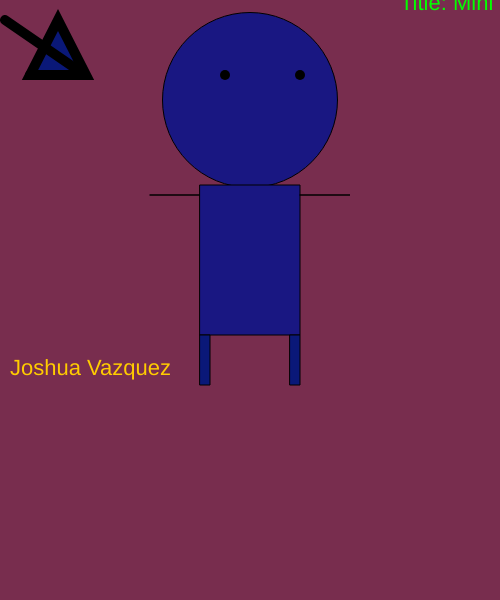
Frame 1 (no input)
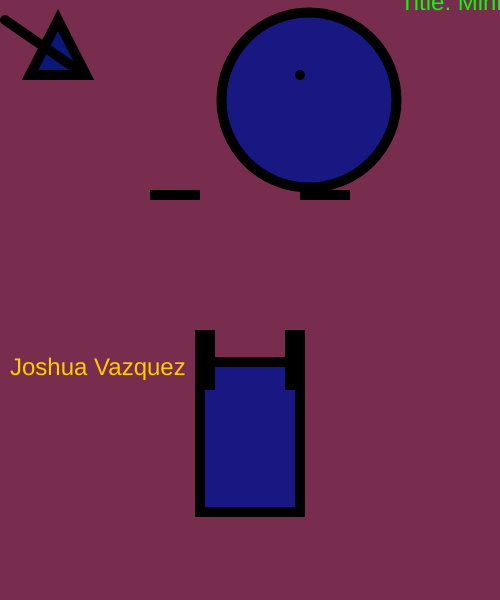
Frame 60 (no input)
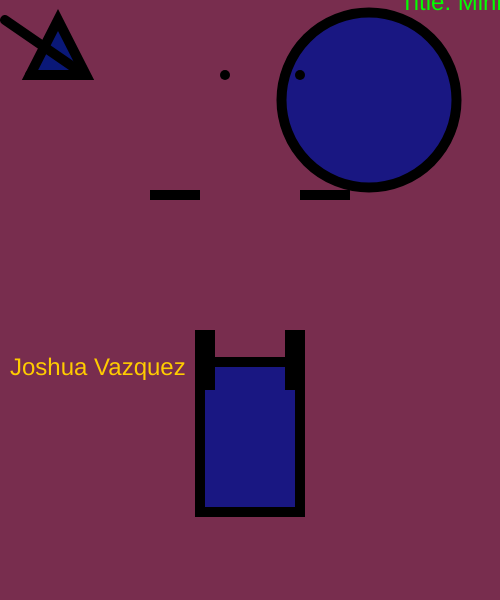
Frame 120 (the mouse pressed at the canvas centre since frame 60)

The p5.js sketch that drew these frames (run headless with seeded random() and noise() and a simulated clock; from frame 60 on, the mouse is pressed at the canvas centre):

// p5.js sketch
// ── sketch.js

var headX = 250;
var headY = 100;
var headDirection = 1;

var bodyX = 200;
var bodyY = 185;
var bodyDirection = 3;

var size = 22;
var count = 0;
var sizeDirection = 2;
function setup()
            {
                createCanvas(500,600)
            }

            function draw()
            {
                background(120,45,78);
                fill(255, 204, 0);
              //head
               fill(25, 23, 130);
                circle (headX,headY,175);
              headX+=headDirection;
              if(headX >= 418 || headX <= 82)
                {
                  headDirection *= -1;
                }
                
              //body
                rect(200,bodyY,100,150);
                bodyY += bodyDirection;
                if(bodyY <= 0 || bodyY >= 450)
                  {
                    bodyDirection *= -1;
                  }
              // Arms
              fill(10, 24, 120);
              rect(300,195,50,0);
              rect(150,195,50,0);
              // legs
              rect(200,335,10,50);
              rect(290,335,10,50);
              
              strokeWeight(10)
              point(225,75);
              point(300,75,75,);
              //arrow
              triangle(30, 75, 58, 20, 86, 75);
              line(5, 20, 85, 75);
              point(30, 75);
               fill(255, 204, 0);
               textSize(size);
              size+= sizeDirection
              count++;
              if(count > 5)
                {
                  sizeDirection *=-1;
                  count=0
                }
              text('Joshua Vazquez', 10, 375);
              fill(2, 400, 0);
              text('Title: Mini Me ', 400, 10);
            }

                
